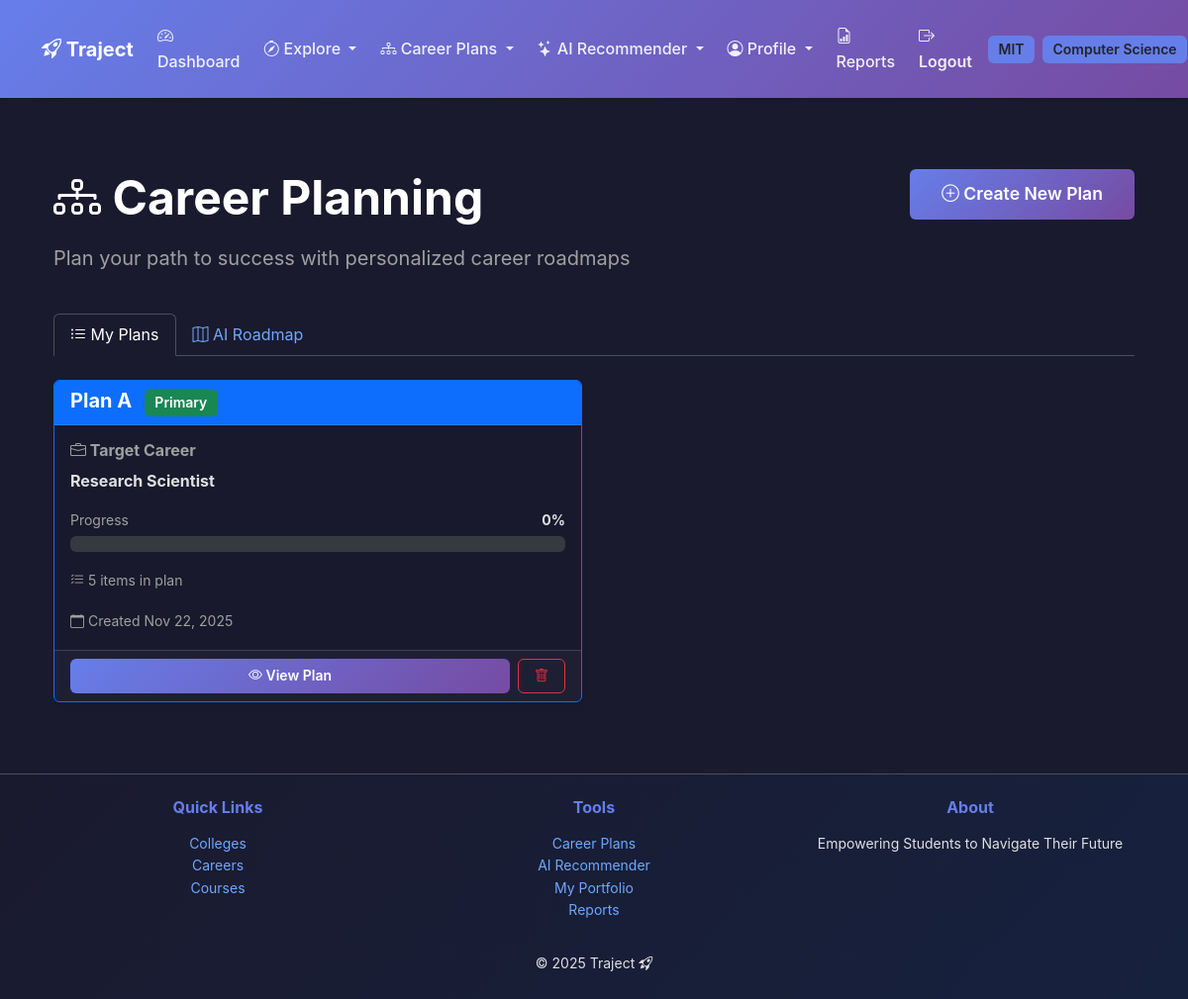
/accounts/career-planning/ (signed in), run on an earlier commit of the app's database.
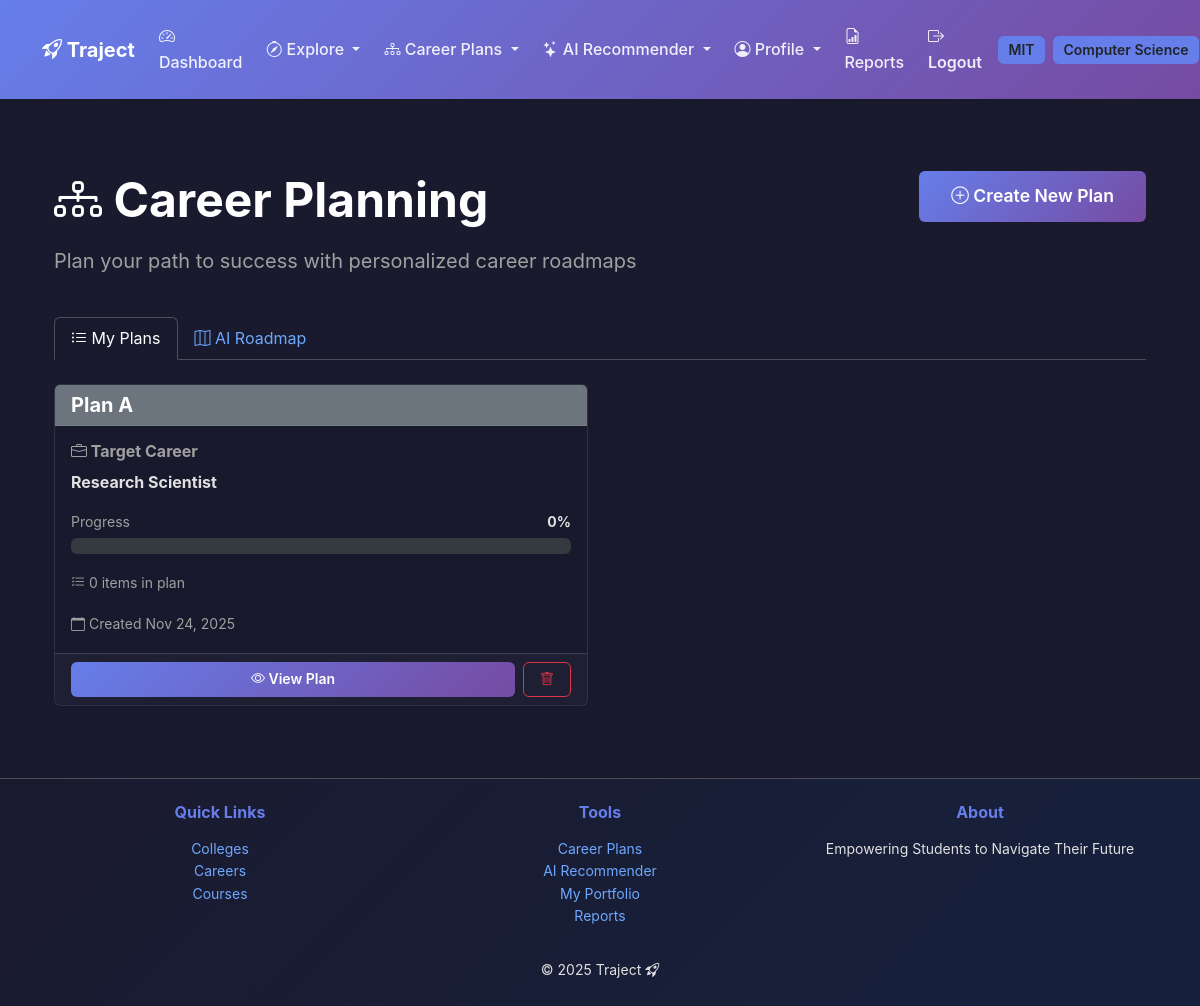
And on a later commit of the database.
### accounts/models.py (models this page shows, shortened)
class CareerPlan(models.Model):
    user_profile = models.ForeignKey(
        UserProfile,
        on_delete=models.CASCADE,
        related_name='career_plans'
    )
    target_career = models.ForeignKey(
        'careers.Career',
        on_delete=models.CASCADE,
        related_name='user_plans'
    )
    name = models.CharField(
        max_length=200,
        help_text="Name for this plan (e.g., 'Plan A: Software Engineer')"
    )
    description = models.TextField(
        blank=True,
        help_text="Why you're interested in this career path"
    )
    target_date = models.DateField(
        null=True,
        blank=True,
        help_text="When do you want to achieve this career goal?"
    )
    is_active = models.BooleanField(
        default=True,
        help_text="Is this plan currently active?"
    )
    is_primary = models.BooleanField(
        default=False,
        help_text="Is this your primary career plan?"
    )
    created_at = models.DateTimeField(auto_now_add=True)
    updated_at = models.DateTimeField(auto_now=True)
    class Meta:
        ordering = ['-is_primary', '-is_active', '-created_at']
        verbose_name = "Career Plan"
        verbose_name_plural = "Career Plans"
    def get_progress_percentage(self):
        plan_items = self.plan_items.all()
        if not plan_items:
            return 0
        completed = plan_items.filter(status='COMPLETED').count()
        return int((completed / plan_items.count()) * 100)

class PlanItem(models.Model):
    STATUS_CHOICES = [
        ('PLANNED', 'Planned'),
        ('IN_PROGRESS', 'In Progress'),
        ('COMPLETED', 'Completed'),
        ('SKIPPED', 'Skipped'),
    ]
    career_plan = models.ForeignKey(
        CareerPlan,
        on_delete=models.CASCADE,
        related_name='plan_items'
    )
    portfolio_item = models.ForeignKey(
        PortfolioItem,
        on_delete=models.CASCADE,
        null=True,
        blank=True,
        help_text="Portfolio item (project, cert, etc.)"
    )
    course = models.ForeignKey(
        'Course',
        on_delete=models.CASCADE,
        null=True,
        blank=True,
        help_text="Course to take"
    )
    custom_title = models.CharField(
        max_length=200,
        blank=True,
        help_text="Custom milestone title"
    )
    custom_description = models.TextField(
        blank=True,
        help_text="Custom milestone description"
    )
    status = models.CharField(
        max_length=20,
        choices=STATUS_CHOICES,
        default='PLANNED'
    )
    target_semester = models.CharField(
        max_length=20,
        blank=True,
        help_text="When to complete this (e.g., 'Fall 2025')"
    )
    priority = models.IntegerField(
        default=5,
        help_text="Priority 1-10, higher is more important"
    )
    notes = models.TextField(blank=True)
    added_at = models.DateTimeField(auto_now_add=True)
    completed_at = models.DateTimeField(null=True, blank=True)
    class Meta:
        ordering = ['-priority', 'added_at']
        verbose_name = "Plan Item"
        verbose_name_plural = "Plan Items"

### careers/models.py (models this page shows, shortened)
class Career(models.Model):
    title = models.CharField(max_length=150)
    company = models.CharField(max_length=100, blank=True, null=True)
    industries = models.JSONField(default=list, blank=True)
    skills = models.JSONField(default=list, blank=True)
    description = models.TextField(blank=True)
    created_at = models.DateTimeField(auto_now_add=True)
    class Meta:
        ordering = ["title"]
        verbose_name = "Career"
        verbose_name_plural = "Careers"

### accounts/views.py (the view)
# urls.py: path("career-planning/", views.career_planning_view, name="career_planning"),
@login_required
def career_planning_view(request):
    profile = request.user.profile
    plans = CareerPlan.objects.filter(user_profile=profile)
    from recommender.roadmap import get_roadmap_summary
    summary = get_roadmap_summary(profile)
    context = {
        'plans': plans,
        'profile': profile,
        'summary': summary,
    }
    return render(request, 'accounts/career_planning.html', context)

### accounts/models.py (called while the page is built)
    def get_skills_list(self):
        if not self.skills:
            return []
        return [s.strip() for s in self.skills.split(',') if s.strip()]

    def get_interests_list(self):
        if not self.personal_interests:
            return []
        return [i.strip() for i in self.personal_interests.split(',') if i.strip()]

    def get_skills_list(self):
        if not self.skills_gained:
            return []
        return [s.strip() for s in self.skills_gained.split(',') if s.strip()]

### recommender/engine.py (called while the page is built)
    def _assess_difficulty_match(self, difficulty: str) -> int:
        year = self.profile.academic_year
        difficulty_map = {
            'FR': {'BEGINNER': 10, 'INTERMEDIATE': 5, 'ADVANCED': 2},
            'SO': {'BEGINNER': 8, 'INTERMEDIATE': 10, 'ADVANCED': 5},
            'JR': {'BEGINNER': 5, 'INTERMEDIATE': 10, 'ADVANCED': 8},
            'SR': {'BEGINNER': 3, 'INTERMEDIATE': 8, 'ADVANCED': 10},
            'GR': {'BEGINNER': 2, 'INTERMEDIATE': 5, 'ADVANCED': 10},
        }
        return difficulty_map.get(year, {}).get(difficulty, 5)

### recommender/roadmap.py (called while the page is built)
def get_roadmap_summary(user_profile: UserProfile) -> Dict:
    generator = RoadmapGenerator(user_profile)
    return generator.generate_summary()

### templates/accounts/career_planning.html (shortened to what the changed rows need)
{% extends "accounts/base.html" %}
{% load static %}
{% block content %}
<div class="container py-4">
    <div class="row mb-4">
        <div class="col-md-8">
            <h1 class="display-5"><i class="bi bi-diagram-3"></i> Career Planning</h1>
        </div>
    </div>
    <div class="tab-content" id="careerPlanningTabsContent">
        <div class="tab-pane fade show active" id="my-plans" role="tabpanel">
            {% if plans %}
                <div class="row g-4">
                    {% for plan in plans %}
                        <div class="col-md-6">
                            <div class="card h-100 {% if plan.is_primary %}border-primary{% endif %} shadow-sm">
                                <div class="card-header {% if plan.is_primary %}bg-primary text-white{% else %}bg-secondary text-white{% endif %}">
                                    <div class="d-flex justify-content-between align-items-center">
                                        <h5 class="mb-0">
                                            {{ plan.name }}
                                            {% if plan.is_primary %}
                                                <span class="badge bg-success ms-2">Primary</span>
                                            {% endif %}
                                        </h5>
                                    </div>
                                </div>
                                <div class="card-body">
                                    <h6 class="text-muted mb-2">
                                        <i class="bi bi-briefcase"></i> Target Career
                                    </h6>
                                    <p class="fw-bold mb-3">{{ plan.target_career.title }}</p>
                                    <div class="mb-3">
                                        <div class="d-flex justify-content-between align-items-center mb-1">
                                            <small class="text-muted">Progress</small>
                                            <small class="fw-bold">{{ plan.get_progress_percentage }}%</small>
                                        </div>
                                        <div class="progress">
                                        </div>
                                    </div>
                                    <div class="mb-3">
                                        <small class="text-muted">
                                            <i class="bi bi-list-check"></i> {{ plan.plan_items.count }} items in plan
                                        </small>
                                    </div>
                                    <small class="text-muted">
                                        <i class="bi bi-calendar"></i> Created {{ plan.created_at|date:"M d, Y" }}
                                    </small>
                                </div>
                                <div class="card-footer">
                                    <div class="d-flex gap-2">
                                        <a href="{% url 'accounts:career_plan_detail' plan.id %}"
                                           class="btn btn-sm btn-primary flex-grow-1">
                                            <i class="bi bi-eye"></i> View Plan
                                        </a>
                                        <form method="post" action="{% url 'accounts:career_plan_delete' plan.id %}"
                                              onsubmit="return confirm('Delete this plan?')" class="d-inline">
                                            <button type="submit" class="btn btn-sm btn-outline-danger">
                                                <i class="bi bi-trash"></i>
                                            </button>
                                        </form>
                                    </div>
                                </div>
                            </div>
                        </div>
                    {% endfor %}
                </div>
            {% endif %}
        </div>
    </div>
</div>
{% endblock %}

What changed in the data, as far as the page shows it:
changed CareerPlan "Plan A": plan_items.count "5" → "0"; created_at "Nov 22, 2025" → "Nov 24, 2025"; no longer shows "Primary"
